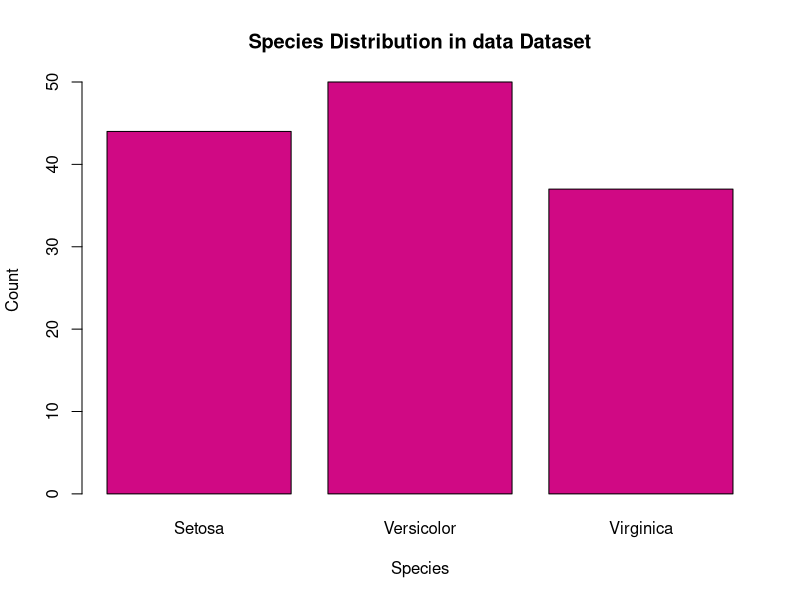
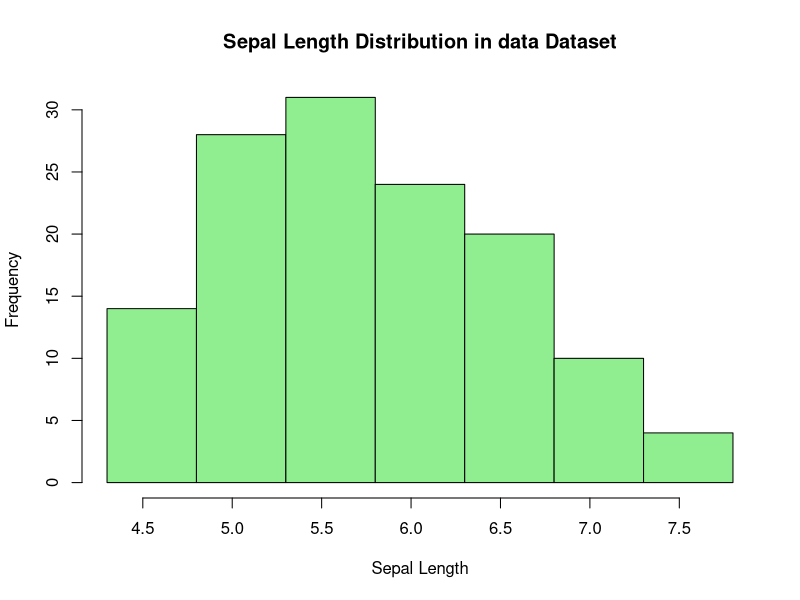

Write R code to recreate these figures, in order.
data=read.csv("LAB9/data9.csv")
data

total=table(data$variety)
total
barplot(total,
        main="Species Distribution in data Dataset",
        xlab="Species",
        ylab="Count",
        col="#d00984")

hist(data$sepal.length,
     breaks=seq(min(data$sepal.length),max(data$sepal.length) + 0.5,by=0.5),
     main="Sepal Length Distribution in data Dataset",
     xlab="Sepal Length",
     ylab="Frequency",
     col="lightgreen")